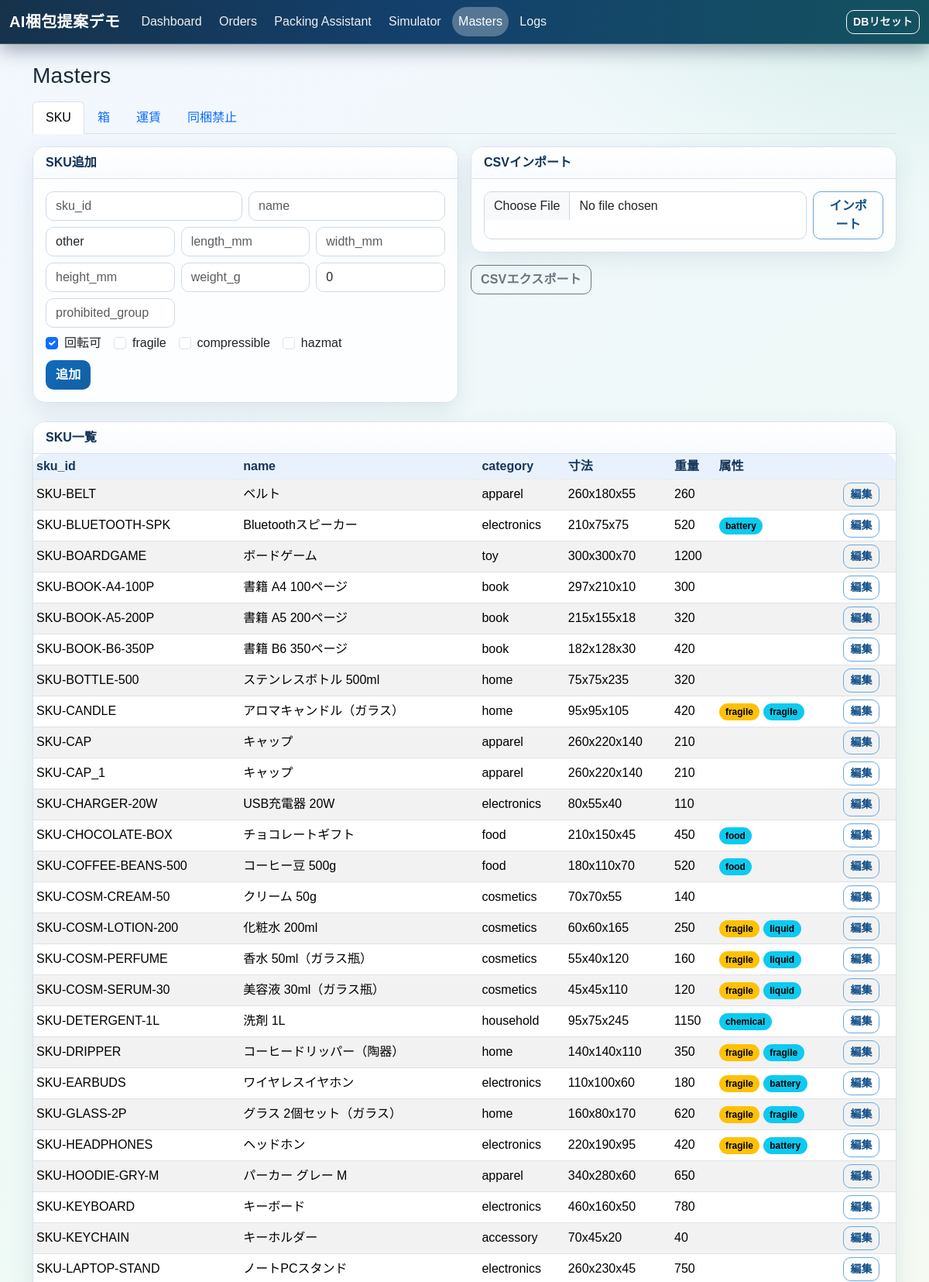
Screenshot of /masters/skus (upper part) with the database file from the repository.
### app/models.py (models this page shows)
class SKU(Base):
    __tablename__ = "skus"
    sku_id: Mapped[str] = mapped_column(String(64), primary_key=True)
    name: Mapped[str] = mapped_column(String(255), nullable=False)
    category: Mapped[str] = mapped_column(String(64), nullable=False, default="other")
    length_mm: Mapped[int] = mapped_column(Integer, nullable=False)
    width_mm: Mapped[int] = mapped_column(Integer, nullable=False)
    height_mm: Mapped[int] = mapped_column(Integer, nullable=False)
    weight_g: Mapped[int] = mapped_column(Integer, nullable=False)
    can_rotate: Mapped[bool] = mapped_column(Boolean, nullable=False, default=True)
    fragile: Mapped[bool] = mapped_column(Boolean, nullable=False, default=False)
    compressible: Mapped[bool] = mapped_column(Boolean, nullable=False, default=False)
    hazmat: Mapped[bool] = mapped_column(Boolean, nullable=False, default=False)
    padding_mm: Mapped[int] = mapped_column(Integer, nullable=False, default=0)
    prohibited_group: Mapped[str | None] = mapped_column(String(64), nullable=True)

### app/main.py (the view)
@app.get("/masters/skus")
def masters_skus(request: Request, db: Session = Depends(get_db)):
    skus = db.scalars(select(SKU).order_by(SKU.sku_id.asc())).all()
    return templates.TemplateResponse(
        "masters_skus.html",
        _base_context(request, active_nav="masters", skus=skus, masters_tab="skus"),
    )

### app/templates/masters_skus.html (shortened to what this page needs)
{% extends "base.html" %}
{% block content %}
<h1 class="h3 mb-3">Masters</h1>
{% include "_masters_tabs.html" %}
<div class="row g-3 mb-4">
  <div class="col-lg-6">
    <div class="card">
      <div class="card-header">SKU追加</div>
      <div class="card-body">
        <form method="post" action="/masters/skus/create" class="row g-2">
          <div class="col-md-6"><input class="form-control" name="sku_id" placeholder="sku_id" required></div>
          <div class="col-md-6"><input class="form-control" name="name" placeholder="name" required></div>
          <div class="col-md-4"><input class="form-control" name="category" placeholder="category" value="other"></div>
          <div class="col-md-4"><input class="form-control" type="number" name="length_mm" placeholder="length_mm" required></div>
          <div class="col-md-4"><input class="form-control" type="number" name="width_mm" placeholder="width_mm" required></div>
          <div class="col-md-4"><input class="form-control" type="number" name="height_mm" placeholder="height_mm" required></div>
          <div class="col-md-4"><input class="form-control" type="number" name="weight_g" placeholder="weight_g" required></div>
          <div class="col-md-4"><input class="form-control" type="number" name="padding_mm" placeholder="padding_mm" value="0"></div>
          <div class="col-md-4"><input class="form-control" name="prohibited_group" placeholder="prohibited_group"></div>
          <div class="col-12 d-flex gap-3">
            <label class="form-check"><input class="form-check-input" type="checkbox" name="can_rotate" checked>回転可</label>
            <label class="form-check"><input class="form-check-input" type="checkbox" name="fragile">fragile</label>
            <label class="form-check"><input class="form-check-input" type="checkbox" name="compressible">compressible</label>
            <label class="form-check"><input class="form-check-input" type="checkbox" name="hazmat">hazmat</label>
          </div>
          <div class="col-12"><button class="btn btn-primary">追加</button></div>
        </form>
      </div>
    </div>
  </div>
  <div class="col-lg-6">
    <div class="card mb-3">
      <div class="card-header">CSVインポート</div>
      <div class="card-body">
        <form method="post" action="/masters/skus/import" enctype="multipart/form-data" class="d-flex gap-2">
          <input class="form-control" type="file" name="file" accept=".csv" required>
          <button class="btn btn-outline-primary">インポート</button>
        </form>
      </div>
    </div>
    <a class="btn btn-outline-secondary" href="/masters/skus/export">CSVエクスポート</a>
  </div>
</div>
<div class="card">
  <div class="card-header">SKU一覧</div>
  <div class="table-responsive">
    <table class="table table-sm table-striped mb-0">
      <thead>
        <tr><th>sku_id</th><th>name</th><th>category</th><th>寸法</th><th>重量</th><th>属性</th><th></th></tr>
      </thead>
      <tbody>
        {% for sku in skus %}
          <tr>
            <td>{{ sku.sku_id }}</td>
            <td>{{ sku.name }}</td>
            <td>{{ sku.category }}</td>
            <td>{{ sku.length_mm }}x{{ sku.width_mm }}x{{ sku.height_mm }}</td>
            <td>{{ sku.weight_g }}</td>
            <td>
              {% if sku.fragile %}<span class="badge text-bg-warning">fragile</span>{% endif %}
              {% if sku.prohibited_group %}<span class="badge text-bg-info">{{ sku.prohibited_group }}</span>{% endif %}
            </td>
            <td><a class="btn btn-sm btn-outline-primary" href="/masters/skus/{{ sku.sku_id }}/edit">編集</a></td>
          </tr>
        {% else %}
          <tr><td colspan="7" class="text-muted">データなし</td></tr>
        {% endfor %}
      </tbody>
    </table>
  </div>
</div>
{% endblock %}

### app/static/style.css (style rules this page uses)
:root { --bg-1: #f3f7ff; --bg-2: #eefaf5; --bg-3: #fff9f0; --ink-1: #1a2b3c; --ink-2: #4f6075; --brand: #0f6cbd; --brand-2: #17a37b; --line: #d8e1ec; --surface: rgba(255, 255, 255, 0.86); --surface-strong: #ffffff; --shadow-soft: 0 10px 30px rgba(36, 68, 112, 0.1); }
*, *::before, *::after { box-sizing: border-box; }
body { margin: 0; min-height: 100vh; color: var(--ink-1); font-family: "Avenir Next", "Hiragino Kaku Gothic ProN", "Yu Gothic", "Noto Sans JP", sans-serif; background: radial-gradient(1200px 520px at 0% -10%, rgba(15, 108, 189, 0.16), transparent 60%), radial-gradient(900px 460px at 100% 0%, rgba(23, 163, 123, 0.12), transparent 60%), linear-gradient(145deg, var(--bg-1), var(--bg-2) 50%, var(--bg-3)); background-attachment: fixed; }
h1, h2, h3 { color: #102238; letter-spacing: 0.01em; }
.card { border: 1px solid var(--line); border-radius: 16px; background: var(--surface); box-shadow: var(--shadow-soft); overflow: hidden; animation: card-enter 0.4s ease-out both; }
.card-header { border-bottom: 1px solid var(--line); color: #0f3156; font-weight: 600; background: linear-gradient(180deg, rgba(255, 255, 255, 0.95), rgba(248, 251, 255, 0.95)); }
.table-responsive { border-radius: 14px; }
.table { margin-bottom: 0; }
.table td, .table th { vertical-align: middle; }
.table thead th { position: sticky; top: 0; z-index: 1; color: #17365b; font-weight: 700; border-bottom-width: 1px; background: rgba(230, 240, 252, 0.85); backdrop-filter: blur(6px); }
.table tbody tr { transition: background-color 0.2s ease, transform 0.15s ease; }
.btn { border-radius: 10px; font-weight: 600; letter-spacing: 0.01em; transition: transform 0.15s ease, box-shadow 0.2s ease; }
.btn-primary { border-color: transparent; background: linear-gradient(135deg, #0f6cbd, #135fa0); }
.btn-outline-primary { border-color: #6ba7da; color: #0f4e87; }
.form-control, .form-select, textarea { border-color: #cfd9e5; border-radius: 10px; background-color: var(--surface-strong); }
.badge { border-radius: 999px; font-weight: 600; padding: 0.45em 0.7em; }

### rows the page displays
SKU: sku_id "SKU-BELT", name "ベルト", category "apparel", length_mm "260", width_mm "180", height_mm "55", weight_g "260"
SKU: sku_id "SKU-BLUETOOTH-SPK", name "Bluetoothスピーカー", category "electronics", length_mm "210", width_mm "75", height_mm "75", weight_g "520", prohibited_group "battery"
SKU: sku_id "SKU-BOARDGAME", name "ボードゲーム", category "toy", length_mm "300", width_mm "300", height_mm "70", weight_g "1200"
SKU: sku_id "SKU-BOOK-A4-100P", name "書籍 A4 100ページ", category "book", length_mm "297", width_mm "210", height_mm "10", weight_g "300"
SKU: sku_id "SKU-BOOK-A5-200P", name "書籍 A5 200ページ", category "book", length_mm "215", width_mm "155", height_mm "18", weight_g "320"
SKU: sku_id "SKU-BOOK-B6-350P", name "書籍 B6 350ページ", category "book", length_mm "182", width_mm "128", height_mm "30", weight_g "420"
SKU: sku_id "SKU-BOTTLE-500", name "ステンレスボトル 500ml", category "home", length_mm "75", width_mm "75", height_mm "235", weight_g "320"
SKU: sku_id "SKU-CANDLE", name "アロマキャンドル（ガラス）", category "home", length_mm "95", width_mm "95", height_mm "105", weight_g "420", fragile "fragile", prohibited_group "fragile"
SKU: sku_id "SKU-CAP", name "キャップ", category "apparel", length_mm "260", width_mm "220", height_mm "140", weight_g "210"
SKU: sku_id "SKU-CAP_1", name "キャップ", category "apparel", length_mm "260", width_mm "220", height_mm "140", weight_g "210"
SKU: sku_id "SKU-CHARGER-20W", name "USB充電器 20W", category "electronics", length_mm "80", width_mm "55", height_mm "40", weight_g "110"
SKU: sku_id "SKU-CHOCOLATE-BOX", name "チョコレートギフト", category "food", length_mm "210", width_mm "150", height_mm "45", weight_g "450", prohibited_group "food"
SKU: sku_id "SKU-COFFEE-BEANS-500", name "コーヒー豆 500g", category "food", length_mm "180", width_mm "110", height_mm "70", weight_g "520", prohibited_group "food"
SKU: sku_id "SKU-COSM-CREAM-50", name "クリーム 50g", category "cosmetics", length_mm "70", width_mm "70", height_mm "55", weight_g "140"
SKU: sku_id "SKU-COSM-LOTION-200", name "化粧水 200ml", category "cosmetics", length_mm "60", width_mm "60", height_mm "165", weight_g "250", fragile "fragile", prohibited_group "liquid"
SKU: sku_id "SKU-COSM-PERFUME", name "香水 50ml（ガラス瓶）", category "cosmetics", length_mm "55", width_mm "40", height_mm "120", weight_g "160", fragile "fragile", prohibited_group "liquid"
SKU: sku_id "SKU-COSM-SERUM-30", name "美容液 30ml（ガラス瓶）", category "cosmetics", length_mm "45", width_mm "45", height_mm "110", weight_g "120", fragile "fragile", prohibited_group "liquid"
SKU: sku_id "SKU-DETERGENT-1L", name "洗剤 1L", category "household", length_mm "95", width_mm "75", height_mm "245", weight_g "1150", prohibited_group "chemical"
SKU: sku_id "SKU-DRIPPER", name "コーヒードリッパー（陶器）", category "home", length_mm "140", width_mm "140", height_mm "110", weight_g "350", fragile "fragile", prohibited_group "fragile"
SKU: sku_id "SKU-EARBUDS", name "ワイヤレスイヤホン", category "electronics", length_mm "110", width_mm "100", height_mm "60", weight_g "180", fragile "fragile", prohibited_group "battery"
SKU: sku_id "SKU-GLASS-2P", name "グラス 2個セット（ガラス）", category "home", length_mm "160", width_mm "80", height_mm "170", weight_g "620", fragile "fragile", prohibited_group "fragile"
SKU: sku_id "SKU-HEADPHONES", name "ヘッドホン", category "electronics", length_mm "220", width_mm "190", height_mm "95", weight_g "420", fragile "fragile", prohibited_group "battery"
SKU: sku_id "SKU-HOODIE-GRY-M", name "パーカー グレー M", category "apparel", length_mm "340", width_mm "280", height_mm "60", weight_g "650"
SKU: sku_id "SKU-KEYBOARD", name "キーボード", category "electronics", length_mm "460", width_mm "160", height_mm "50", weight_g "780"
SKU: sku_id "SKU-KEYCHAIN", name "キーホルダー", category "accessory", length_mm "70", width_mm "45", height_mm "20", weight_g "40"
SKU: sku_id "SKU-LAPTOP-STAND", name "ノートPCスタンド", category "electronics", length_mm "260", width_mm "230", height_mm "45", weight_g "750"
